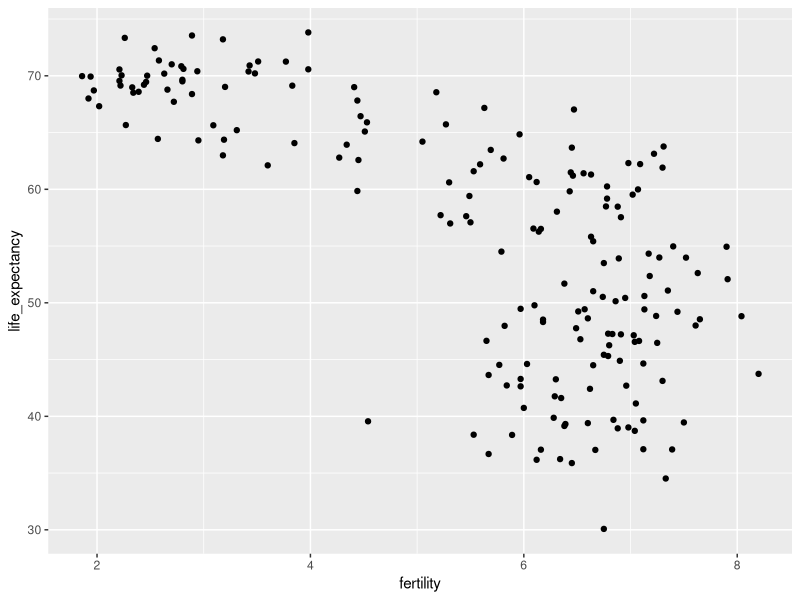
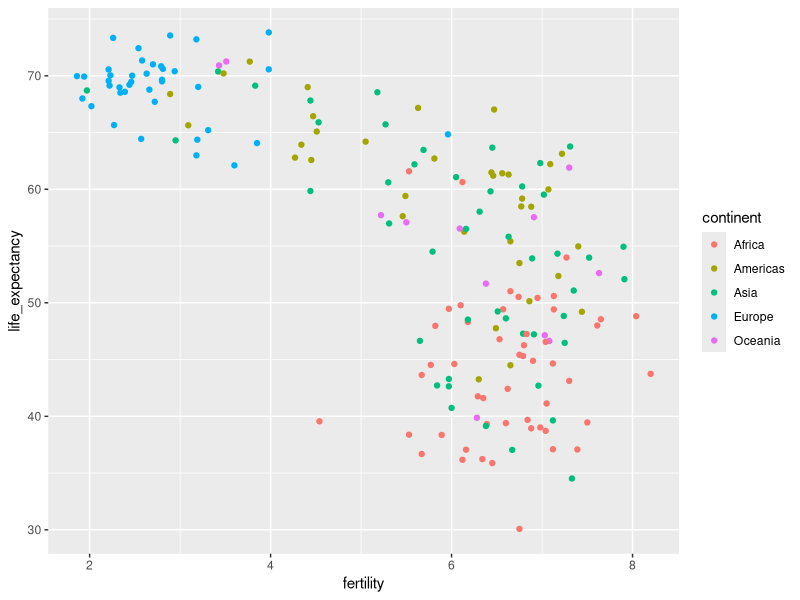
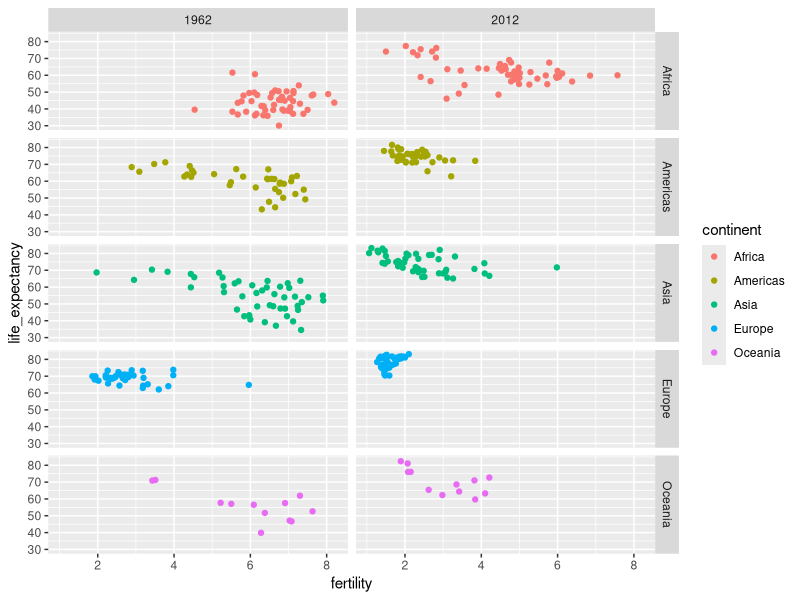
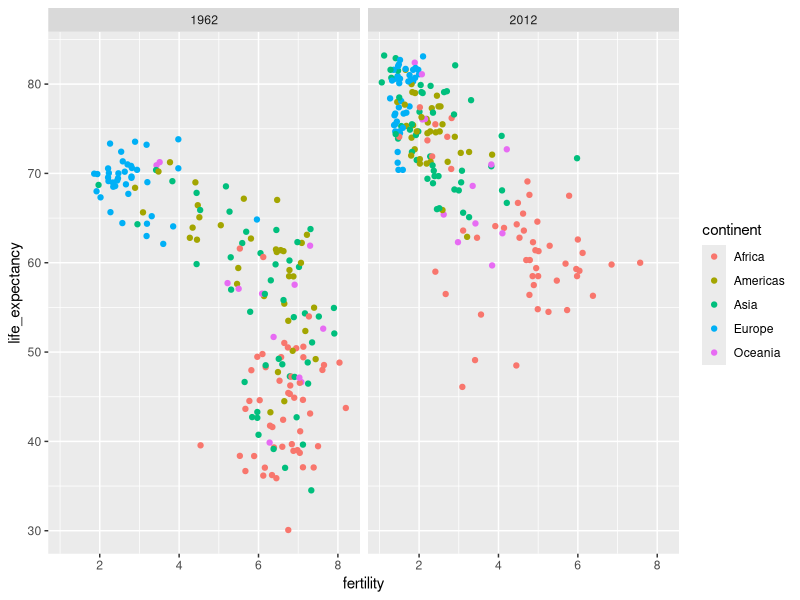
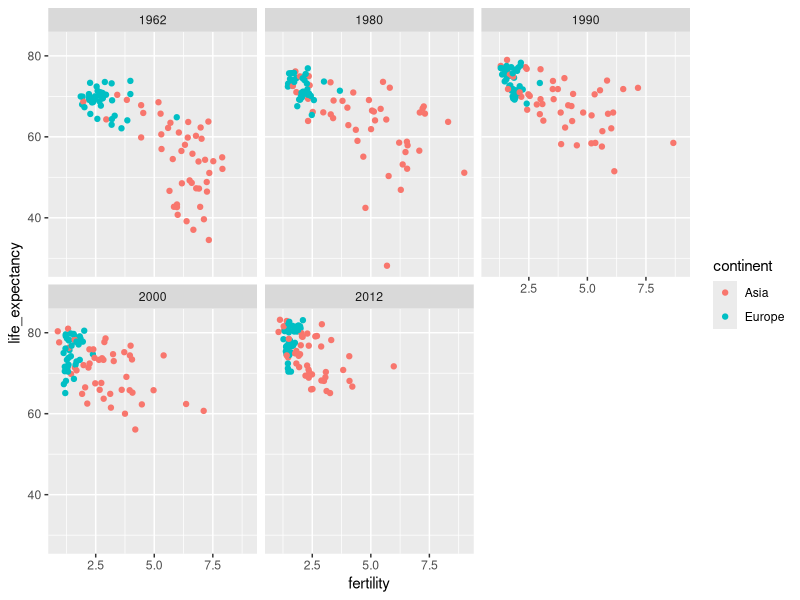
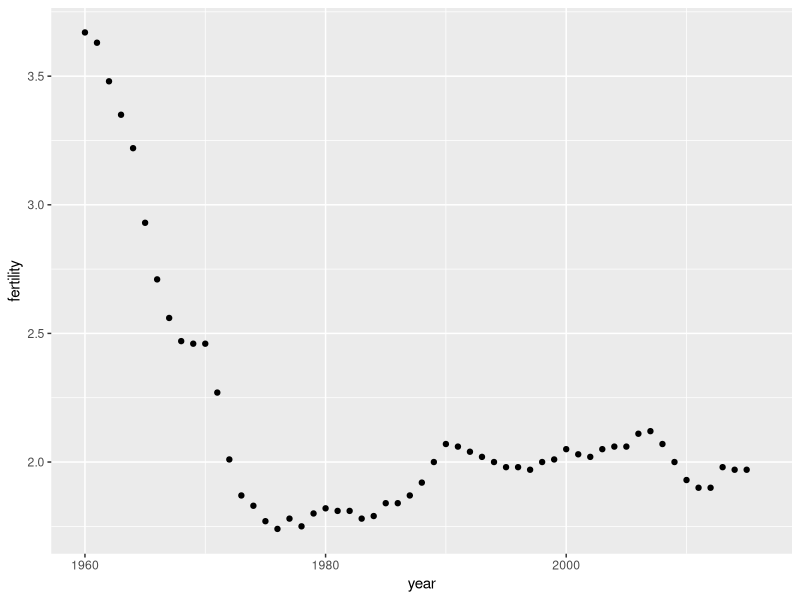
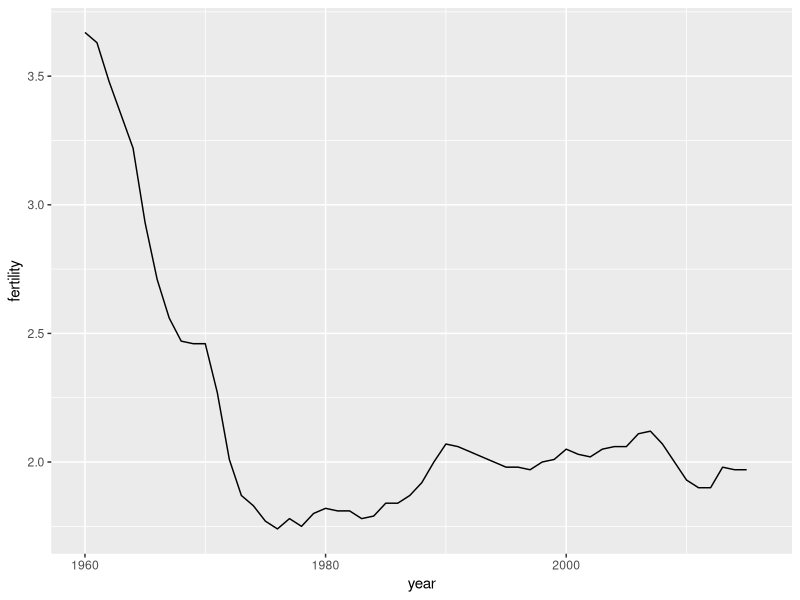
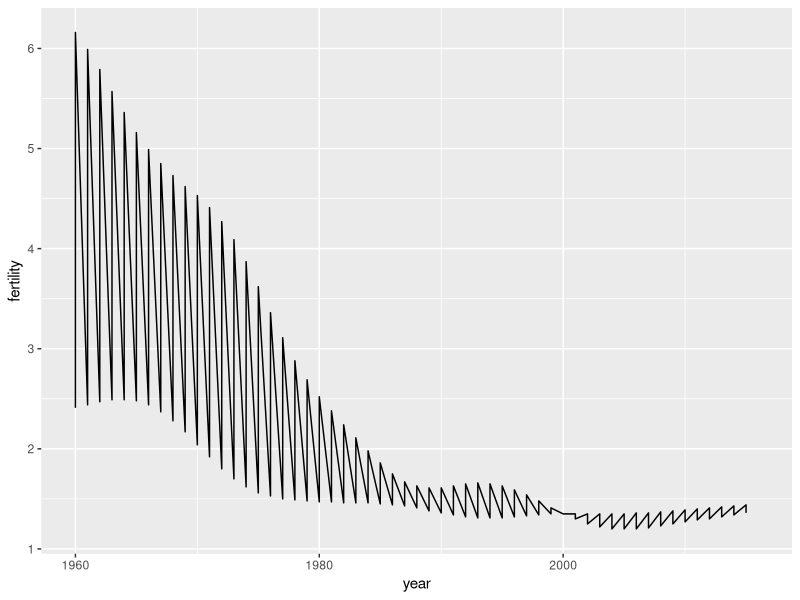

Generate these figures, in order, with R:
## ---- chunk 1
install.packages("tidyverse")
library(tidyverse)
install.packages("dslabs")
library(dslabs)
data(gapminder)
gapminder %>% as_tibble()
## ---- chunk 2
gapminder %>% 
  filter(year == 2015 & country %in% c("Sri Lanka","Turkey")) %>% 
  select(country, infant_mortality)
## ---- chunk 3
filter(gapminder, year == 1962) %>%
  ggplot(aes(fertility, life_expectancy)) +
  geom_point()
## ---- chunk 4
filter(gapminder, year == 1962) %>%
  ggplot( aes(fertility, life_expectancy, color = continent)) +
  geom_point()
## ---- chunk 5
filter(gapminder, year%in%c(1962, 2012)) %>%
  ggplot(aes(fertility, life_expectancy, col = continent)) +
  geom_point() +
  facet_grid(continent~year)
## ---- chunk 6
filter(gapminder, year%in%c(1962, 2012)) %>%
  ggplot(aes(fertility, life_expectancy, col = continent)) +
  geom_point() +
  facet_grid(. ~ year)
## ---- chunk 7
years <- c(1962, 1980, 1990, 2000, 2012)
continents <- c("Europe", "Asia")
gapminder %>% 
  filter(year %in% years & continent %in% continents) %>%
  ggplot( aes(fertility, life_expectancy, col = continent)) +
  geom_point() +
  facet_wrap(~year) 
## ---- chunk 8
gapminder %>% 
  filter(country == "United States") %>% 
  ggplot(aes(year, fertility)) +
  geom_point()
## ---- chunk 9
gapminder %>% 
  filter(country == "United States") %>% 
  ggplot(aes(year, fertility)) +
  geom_line()
## ---- chunk 10
countries <- c("South Korea","Germany")

gapminder %>% filter(country %in% countries) %>% 
  ggplot(aes(year,fertility)) +
  geom_line()
## ---- chunk 11
gapminder %>% filter(country %in% c("South Korea","Germany")) %>% 
  ggplot(aes(year,fertility)) +
  geom_line()
## ---- chunk 12
countries <- c("South Korea","Germany")

gapminder %>% filter(country %in% countries & !is.na(fertility)) %>% 
  ggplot(aes(year, fertility, group = country)) +
  geom_line()
# '& !is.na(fertility)'는 fertility에서 NA를 빼주기 위한 코드. 그러나 NA가 있어도 R이 알아서 빼주기도 함!
## ---- chunk 13
countries <- c("South Korea","Germany")

gapminder %>% filter(country %in% countries & !is.na(fertility)) %>% 
  ggplot(aes(year,fertility, col = country)) +
  geom_line()
## ---- chunk 14
labels <- data.frame(country = countries, x = c(1975,1965), y = c(60,72))

gapminder %>% 
  filter(country %in% countries) %>% 
  ggplot(aes(year, life_expectancy, col = country)) +
  geom_line() +
  geom_text(data = labels, aes(x, y, label = country), size = 5) +
  theme(legend.position = "none")
## ---- chunk 15
gapminder <- gapminder %>%  mutate(dollars_per_day = gdp/population/365)
## ---- chunk 16
past_year <- 1970
gapminder %>% 
  filter(year == past_year & !is.na(gdp)) %>%
  ggplot(aes(dollars_per_day)) + 
  geom_histogram(binwidth = 1, color = "black")
## ---- chunk 17
gapminder %>% 
  filter(year == past_year & !is.na(gdp)) %>%
  ggplot(aes(log2(dollars_per_day))) + 
  geom_histogram(binwidth = 1, color = "black")
## ---- chunk 18
filter(gapminder, year == past_year) %>%
  summarize(min = min(population), max = max(population))
## ---- chunk 19
gapminder %>% 
  filter(year == past_year) %>%
  ggplot(aes(log10(population))) +
  geom_histogram(binwidth = 0.5, color = "black")
## ---- chunk 20
gapminder %>% 
  filter(year == past_year & !is.na(gdp)) %>%
  ggplot(aes(dollars_per_day)) + 
  geom_histogram(binwidth = 1, color = "black") +
  scale_x_continuous(trans = "log2")
## ---- chunk 21
p <- gapminder %>% 
  filter(year == past_year & !is.na(gdp)) %>%
  ggplot(aes(region, dollars_per_day)) 
p + geom_point() 
## ---- chunk 22
p + geom_point() +
  theme(axis.text.x = element_text(angle = 90, hjust = 1))
## ---- chunk 23
p <- gapminder %>% 
  filter(year == past_year & !is.na(gdp)) %>%
  mutate(region = reorder(region, dollars_per_day, FUN = median)) %>%
  ggplot(aes(region, dollars_per_day)) +
  geom_point() +
  theme(axis.text.x = element_text(angle = 90, hjust = 1)) 
p
## ---- chunk 24
p + scale_y_continuous(trans = "log2")
## ---- chunk 25
gapminder <- gapminder %>% 
  mutate(group = case_when(
    region %in% c("Western Europe", "Northern Europe","Southern Europe", 
                    "Northern America", "Australia and New Zealand") ~ "West",
    region %in% c("Eastern Asia", "South-Eastern Asia") ~ "East Asia",
    region %in% c("Caribbean", "Central America", "South America") ~ "Latin America",
    continent == "Africa" & region != "Northern Africa" ~ "Sub-Saharan Africa",
    TRUE ~ "Others"))
## ---- chunk 26
gapminder <- gapminder %>% 
  mutate(group = factor(group, 
                        levels = c("Others", "Latin America", "East Asia", "Sub-Saharan Africa", "West")))
## ---- chunk 27
p <- gapminder %>% 
  filter(year == past_year & !is.na(gdp)) %>%
  ggplot(aes(group, dollars_per_day)) +
  geom_boxplot() +
  theme(axis.text.x = element_text(angle = 90, hjust = 1)) +
  scale_y_continuous(trans = "log2") +
  xlab("")
p 
## ---- chunk 28
p + geom_point(alpha = 0.5)
## ---- chunk 29
install.packages("ggridges")
library(ggridges)
p <- gapminder %>% 
  filter(year == past_year & !is.na(dollars_per_day)) %>%
  ggplot(aes(dollars_per_day, group)) + 
  scale_x_continuous(trans = "log2") 
p  + geom_density_ridges() 
## ---- chunk 30
p + geom_density_ridges(jittered_points = TRUE)
## ---- chunk 31
p + geom_density_ridges(jittered_points = TRUE, 
                        position = position_points_jitter(width = 0.05, height = 0),
                        point_shape = '|', point_size = 3, point_alpha = 1, alpha = 0.7)
## ---- chunk 32
past_year <- 1970
present_year <- 2010
gapminder %>% 
  filter(year %in% c(past_year, present_year) & !is.na(gdp)) %>%
  mutate(west = ifelse(group == "West", "West", "Developing")) %>%
  ggplot(aes(dollars_per_day)) +
  geom_histogram(binwidth = 1, color = "black") +
  scale_x_continuous(trans = "log2") + 
  facet_grid(year ~ west)
## ---- chunk 33
country_list_1 <- gapminder %>% 
  filter(year == past_year & !is.na(dollars_per_day)) %>% 
  pull(country)

country_list_2 <- gapminder %>% 
  filter(year == present_year & !is.na(dollars_per_day)) %>% 
  pull(country)
      
country_list <- intersect(country_list_1, country_list_2)
## ---- chunk 34
gapminder %>% 
  filter(year %in% c(past_year, present_year) & country %in% country_list & !is.na(gdp)) %>%
  mutate(west = ifelse(group == "West", "West", "Developing")) %>%
  ggplot(aes(dollars_per_day)) +
  geom_histogram(binwidth = 1, color = "black") +
  scale_x_continuous(trans = "log2") + 
  facet_grid(year ~ west)
## ---- chunk 35
gapminder %>% 
  filter(year %in% c(past_year, present_year) & country %in% country_list) %>%
  ggplot(aes(group, dollars_per_day)) +
  geom_boxplot() +
  theme(axis.text.x = element_text(angle = 90, hjust = 1)) +
  scale_y_continuous(trans = "log2") +
  xlab("") +
  facet_grid(. ~ year)
## ---- chunk 36
gapminder %>% 
  filter(year %in% c(past_year, present_year) & country %in% country_list) %>%
  mutate(year = factor(year)) %>%
  ggplot(aes(group, dollars_per_day, fill = year)) +
  geom_boxplot() +
  theme(axis.text.x = element_text(angle = 90, hjust = 1)) +
  scale_y_continuous(trans = "log2") +
  xlab("") 
## ---- chunk 37
gapminder %>% 
  filter(year %in% c(past_year, present_year) & country %in% country_list) %>%
  ggplot(aes(dollars_per_day)) +
  geom_density(fill = "grey") + 
  scale_x_continuous(trans = "log2") + 
  facet_grid(. ~ year)
## ---- chunk 38
gapminder %>% 
  filter(year %in% c(past_year, present_year) & country %in% country_list) %>%
  mutate(group = ifelse(group == "West", "West", "Developing")) %>%
  ggplot(aes(dollars_per_day, fill = group)) +
  scale_x_continuous(trans = "log2") +
  geom_density(alpha = 0.2) + 
  facet_grid(year ~ .)
## ---- chunk 39
aes(x = dollars_per_day, y = ..count..)
## ---- chunk 40
p <- gapminder %>% 
  filter(year %in% c(past_year, present_year) & country %in% country_list) %>%
  mutate(group = ifelse(group == "West", "West", "Developing")) %>%
  ggplot(aes(dollars_per_day, y = ..count.., fill = group)) +
  scale_x_continuous(trans = "log2", limit = c(0.125, 300))

p + geom_density(alpha = 0.2) + 
  facet_grid(year ~ .)
## ---- chunk 41
p + geom_density(alpha = 0.2, bw = 0.75) + facet_grid(year ~ .)
## ---- chunk 42
gapminder %>% 
  filter(year %in% c(past_year, present_year) & !is.na(dollars_per_day)) %>%
  ggplot(aes(dollars_per_day, group)) + 
  scale_x_continuous(trans = "log2") + 
  geom_density_ridges(adjust = 1.5) +
  facet_grid(. ~ year)
## ---- chunk 43
gapminder %>% 
    filter(year %in% c(past_year, present_year) & country %in% country_list) %>%
  group_by(year) %>%
  mutate(weight = population/sum(population)*2) %>%
  ungroup() %>%
  ggplot(aes(dollars_per_day, fill = group)) +
  scale_x_continuous(trans = "log2", limit = c(0.125, 300)) + 
  geom_density(alpha = 0.2, bw = 0.75, position = "stack") + facet_grid(year ~ .) 
## ---- chunk 44
gapminder <- gapminder %>% 
  mutate(group = case_when(
    region %in% c("Western Europe", "Northern Europe","Southern Europe", 
                    "Northern America", "Australia and New Zealand") ~ "West",
    region %in% "Northern Africa" ~ "Northern Africa",
    region %in% c("Eastern Asia", "South-Eastern Asia") ~ "East Asia",
    region == "Southern Asia"~ "Southern Asia",
    region %in% c("Central America", "South America", "Caribbean") ~ "Latin America",
    continent == "Africa" & region != "Northern Africa" ~ "Sub-Saharan Africa",
    region %in% c("Melanesia", "Micronesia", "Polynesia") ~ "Pacific Islands"))
## ---- chunk 45
surv_income <- gapminder %>% 
  filter(year %in% present_year & !is.na(gdp) & 
           !is.na(infant_mortality) & !is.na(group)) %>%
  group_by(group) %>%
  summarize(income = sum(gdp)/sum(population)/365,
            infant_survival_rate = 
              1 - sum(infant_mortality/1000*population)/sum(population)) 

surv_income %>% arrange(income)
